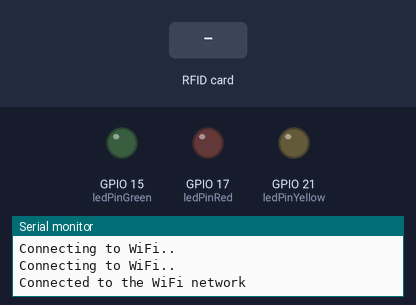
A sketch run on a simulated ESP32. Parts: output pins drawn as LEDs (lit = HIGH), the last lines printed to the serial monitor. The inputs (shaded band) are chosen by the test bench. WiFi joins after 1.5 s; servers stay silent unless stated; uploads are accepted with an empty reply; storage starts empty.

Above: at 7.2 s.
7.3 s: RFID card 5E 7A 19 C4 held to the reader
At 7.55 s:
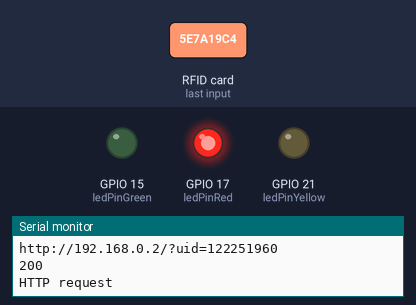
At 8.3 s:
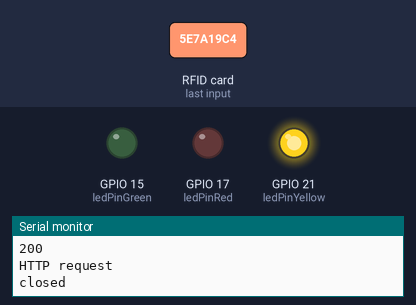
Timing chart, 0 to 14.1 s (numbered marks = the images above; inputs shaded):
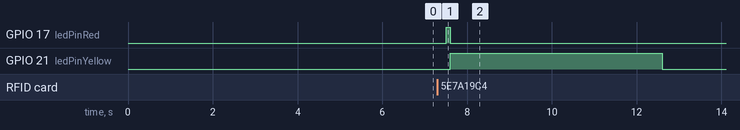

Measured:
- after the input at 7.3 s, GPIO 17 (ledPinRed): LOW → HIGH after 0.21 s, → LOW 0.10 s later; GPIO 21 (ledPinYellow): LOW → HIGH after 0.31 s, → LOW 5.0 s later

The sketch:

security_system.ino
```cpp
#include <WiFi.h>
#include <HTTPClient.h>
#include "SPIFFS.h"
#include <SPI.h>
#include <FS.h>
#include <Ethernet.h>
#include <MFRC522.h>
#include "string"

#define RST_PIN         4
#define SS_PIN          2
MFRC522 mfrc522(SS_PIN, RST_PIN);
int card, uid;
char floatbufVar[32];
const int ledPinGreen = 15;
const int ledPinRed = 17;
const int ledPinYellow = 21;

const char *ssid = "Yra";
const char *password = "qwerr12345";

void setup() {
    delay(4000);
    SPIFFS.begin();
    SPI.begin();
    Serial.begin(115200);
    mfrc522.PCD_Init();
    pinMode(ledPinGreen, OUTPUT);
    pinMode(ledPinRed, OUTPUT);
    pinMode(ledPinYellow, OUTPUT);
    WiFi.begin(ssid, password);
    while (WiFi.status() != WL_CONNECTED) {
        delay(1000);
        Serial.println("Connecting to WiFi..");
    }
    Serial.println("Connected to the WiFi network");
}

void loop() {
    if (!mfrc522.PICC_IsNewCardPresent() || !mfrc522.PICC_ReadCardSerial()) {
        return;
    }
    if ((WiFi.status() == WL_CONNECTED)) { //Check the current connection status
        HTTPClient http;
        String uid_;
        uid_ += mfrc522.uid.uidByte[1];
        uid_ += mfrc522.uid.uidByte[2];
        uid_ += mfrc522.uid.uidByte[3];
        uid_ += mfrc522.uid.uidByte[4];
        String request = "http://192.168.0.2/?uid=" + uid_;
        Serial.println(request);
        http.begin(request); //Specify the URL
        int httpCode = http.GET();//Make the request
        if (httpCode > 0) { //Check for the returning code
            std::string s = http.getString().c_str();
            Serial.println(httpCode);
            Serial.println(s.c_str());
            Serial.println("HTTP request");
            http.end(); //Free the resources
            if (s.find("1")!=std::string::npos) {//Если  есть в базе
                Serial.println("Open");
                digitalWrite(ledPinGreen, HIGH);
                delay(5000);
                digitalWrite(ledPinGreen, LOW);
            } else {
                digitalWrite(ledPinRed, HIGH);
                delay(100);
                digitalWrite(ledPinRed, LOW);
                Serial.println("closed");
            }
        } else {
            Serial.println(http.GET());
            Serial.println(httpCode);
            Serial.println("Error on HTTP request");
            String payload = http.getString();
            Serial.println(payload);
        }
    }
    digitalWrite(ledPinYellow, HIGH);
    delay(5000);
    digitalWrite(ledPinYellow, LOW);
}
```
